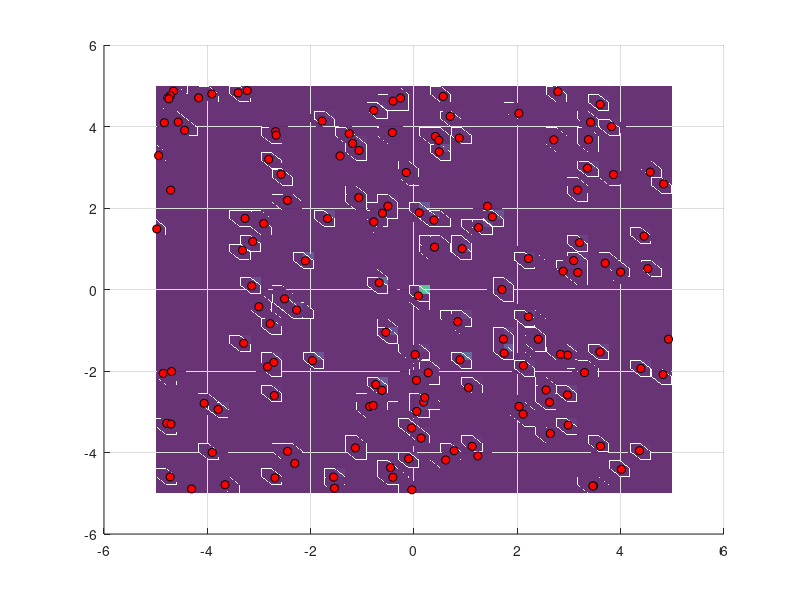

Here is the MATLAB script that generated this plot: (Note: this script raises an error after producing the figure.)
%% Experimentamos con el parametro de la gaussiana 
rng(1);
% Generamos valores aleatorios en el intervalo [-1,1]
X_datos=-5+10.*rand([150,1]);
Y_datos=-5+10.*rand([150,1]);
f=@(x,y)1./(1+x.^2+y.^2);
Z_datos=f(X_datos,Y_datos);

% Especificamos el valor de epsilon y la funcion de base
% radial que vamos a utilizar
epsilon=15; 
rbf=@(r)exp(-(epsilon*r).^2); % Función Gaussiana

% Calculamos la matriz de distancias
r=sqrt((X_datos-X_datos').^2+(Y_datos-Y_datos').^2);

% Obtenemos la matriz de interpolacion y la solucion del sistema
A=rbf(r);
lambda=A\Z_datos;

% Creamos una malla 50x50
x_eval=linspace(-5,5,50);
y_eval=linspace(-5,5,50);
[X_malla,Y_malla]=meshgrid(x_eval,y_eval);
Z_exacta=f(X_malla,Y_malla);

% Numero de condicion
cond_A_gaussiana_1=cond(A);

% Aplicamos el interpolante visto en teoria
r_eval=sqrt((X_malla(:)-X_datos').^2+(Y_malla(:)-Y_datos').^2);
Z_interp=rbf(r_eval)*lambda;
Z_interp=reshape(Z_interp,size(X_malla));
error_gaussiana_1=Z_exacta-Z_interp;   
ecm_gaussiana_1=sqrt(mean(error_gaussiana_1(:).^2));
emax_gaussiana_1=max(abs(error_gaussiana_1(:)));

% Generamos la grafica marcando los nodos que queremos interpolar en rojo
% para comprobar que la superficie interpola a los nodos
figure('Name','Interpolacion rbf(gaussiana) epsilon=15');
hold on;
grid on;
surf(X_malla,Y_malla,Z_interp,'EdgeColor','none','FaceAlpha',0.8);
scatter3(X_datos,Y_datos,Z_datos,'MarkerEdgeColor','k','MarkerFaceColor','red');
colormap(parula); 
view(45,30);
%% Experimentamos con el parametro de la gaussiana 
rng(1);
% Generamos valores aleatorios en el intervalo [-5,5]
X_datos=-5+10.*rand([150,1]);
Y_datos=-5+10.*rand([150,1]);
f=@(x,y)1./(1+x.^2+y.^2);
Z_datos=f(X_datos,Y_datos);

% Especificamos el valor de epsilon y la funcion de base
% radial que vamos a utilizar
epsilon=0.1; 
rbf=@(r)exp(-(epsilon*r).^2); % Función Gaussiana

% Calculamos la matriz de distancias
r=sqrt((X_datos-X_datos').^2+(Y_datos-Y_datos').^2);

% Obtenemos la matriz de interpolacion y la solucion del sistema
A=rbf(r);
lambda=A\Z_datos;

% Creamos una malla 50x50
x_eval=linspace(-5,5,50);
y_eval=linspace(-5,5,50);
[X_malla,Y_malla]=meshgrid(x_eval,y_eval);
Z_exacta=f(X_malla,Y_malla);

% Numero de condicion
cond_A_gaussiana_2=cond(A);

% Aplicamos el interpolante visto en teoria
r_eval=sqrt((X_malla(:)-X_datos').^2+(Y_malla(:)-Y_datos').^2);
Z_interp=rbf(r_eval)*lambda;
Z_interp=reshape(Z_interp,size(X_malla));
error_gaussiana_2=Z_exacta-Z_interp;   
ecm_gaussiana_2=sqrt(mean(error_gaussiana_2(:).^2));
emax_gaussiana_2=max(abs(error_gaussiana_2(:)));

% Generamos la grafica marcando los nodos que queremos interpolar en rojo
% para comprobar que la superficie interpola a los nodos
figure('Name','Interpolacion rbf(gaussiana), epsilon=0.1');
hold on;
grid on;
surf(X_malla,Y_malla,Z_interp,'EdgeColor','none','FaceAlpha',0.8);
scatter3(X_datos,Y_datos,Z_datos,'MarkerEdgeColor','k','MarkerFaceColor','red');
colormap(parula); 
view(45,30);
%% Experimentamos con el parametro de la multicuadrica
rng(1);
X_datos=-5+10.*rand([150,1]);
Y_datos=-5+10.*rand([150,1]);
f=@(x,y)1./(1+x.^2+y.^2);
Z_datos=f(X_datos,Y_datos);

epsilon=15; 
rbf=@(r)sqrt(r.^2+epsilon^2); % Función multicuádrica

r=sqrt((X_datos-X_datos').^2+(Y_datos-Y_datos').^2);
A=rbf(r);
lambda=A\Z_datos;

x_eval=linspace(-5,5,50);
y_eval=linspace(-5,5,50);

[X_malla,Y_malla]=meshgrid(x_eval,y_eval);
Z_exacta=f(X_malla,Y_malla);

cond_A_multicuadrica_1=cond(A);

r_eval=sqrt((X_malla(:)-X_datos').^2+(Y_malla(:)-Y_datos').^2);
Z_interp=rbf(r_eval)*lambda;
Z_interp=reshape(Z_interp,size(X_malla));
error_multicuadrica_1=Z_exacta-Z_interp;   
ecm_multicuadrica_1=sqrt(mean(error_multicuadrica_1(:).^2));
emax_multicuadrica_1=max(abs(error_multicuadrica_1(:)));

figure('Name','Interpolacion rbf(multicuadrica) epsilon=15');
hold on;
grid on;
surf(X_malla,Y_malla,Z_interp,'EdgeColor','none','FaceAlpha',0.8);
scatter3(X_datos,Y_datos,Z_datos,'MarkerEdgeColor','k','MarkerFaceColor','red');
colormap(parula);
view(45,30);
%% Experimentamos con el parametro de la multicuadrica
rng(1);
X_datos=-5+10.*rand([150,1]);
Y_datos=-5+10.*rand([150,1]);
f=@(x,y)1./(1+x.^2+y.^2);
Z_datos=f(X_datos,Y_datos);

epsilon=0.1; 
rbf=@(r)sqrt(r.^2+epsilon^2); % Función multicuádrica

r=sqrt((X_datos-X_datos').^2+(Y_datos-Y_datos').^2);
A=rbf(r);
lambda=A\Z_datos;

x_eval=linspace(-5,5,50);
y_eval=linspace(-5,5,50);

[X_malla,Y_malla]=meshgrid(x_eval,y_eval);
Z_exacta=f(X_malla,Y_malla);

cond_A_multicuadrica_2=cond(A);

r_eval=sqrt((X_malla(:)-X_datos').^2+(Y_malla(:)-Y_datos').^2);
Z_interp=rbf(r_eval)*lambda;
Z_interp=reshape(Z_interp,size(X_malla));
error_multicuadrica_2=Z_exacta-Z_interp;   
ecm_multicuadrica_2=sqrt(mean(error_multicuadrica_2(:).^2));
emax_multicuadrica_2=max(abs(error_multicuadrica_2(:)));

figure('Name','Interpolacion rbf(multicuadrica), epsilon=0.1');
hold on;
grid on;
surf(X_malla,Y_malla,Z_interp,'EdgeColor','none','FaceAlpha',0.8);
scatter3(X_datos,Y_datos,Z_datos,'MarkerEdgeColor','k','MarkerFaceColor','red');
colormap(parula);
view(45,30);

%% Experimentamos con el parametro de la gaussiana 
rng(1);
% Generamos valores aleatorios en el intervalo [-1,1]
X_datos=-5+10.*rand([150,1]);
Y_datos=-5+10.*rand([150,1]);
f=@(x,y)1./(1+x.^2+y.^2);
Z_datos=f(X_datos,Y_datos);

% Especificamos el valor de epsilon y la funcion de base
% radial que vamos a utilizar
epsilon=1; 
rbf=@(r)sqrt(r.^2+epsilon^2); % Función Gaussiana

% Calculamos la matriz de distancias
r=sqrt((X_datos-X_datos').^2+(Y_datos-Y_datos').^2);

% Obtenemos la matriz de interpolacion y la solucion del sistema
A=rbf(r);
lambda=A\Z_datos;

% Creamos una malla 50x50
x_eval=linspace(-5,5,50);
y_eval=linspace(-5,5,50);
[X_malla,Y_malla]=meshgrid(x_eval,y_eval);
Z_exacta=f(X_malla,Y_malla);

% Numero de condicion
cond_A_gaussiana_2=cond(A);

% Aplicamos el interpolante visto en teoria
r_eval=sqrt((X_malla(:)-X_datos').^2+(Y_malla(:)-Y_datos').^2);
Z_interp=rbf(r_eval)*lambda;
Z_interp=reshape(Z_interp,size(X_malla));
error_gaussiana_2=Z_exacta-Z_interp;   
ecm_gaussiana_2=sqrt(mean(error_gaussiana_2(:).^2));
emax_gaussiana_2=max(abs(error_gaussiana_2(:)));

% Generamos la grafica marcando los nodos que queremos interpolar en rojo
% para comprobar que la superficie interpola a los nodos
figure('Name','Interpolacion rbf(gaussiana), epsilon=0.1');
hold on;
grid on;
surf(X_malla,Y_malla,Z_interp,'EdgeColor','none','FaceAlpha',0.8);
scatter3(X_datos,Y_datos,Z_datos,'MarkerEdgeColor','k','MarkerFaceColor','red');
colormap(parula); 
view(45,30);
